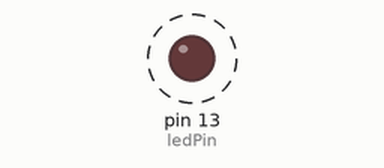
Bench run of a sketch on a simulated Arduino Uno, built with avr-gcc and run on an emulated ATmega328P. Shown: output pins drawn as LEDs (lit = HIGH). Dashed ring = blinking.

Above: at 0.2 s.
Timing chart, 0 to 3.0 s (numbered marks = the images above):
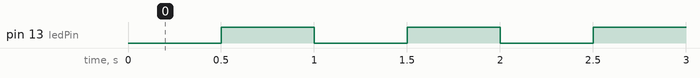

The sketch:

sketch.ino
```cpp
#include <TimerOne.h>

const int ledPin = 13;

void blinkLED() {
  digitalWrite(ledPin, !digitalRead(ledPin));
}

void setup() {
  pinMode(ledPin, OUTPUT);
  Timer1.initialize(500000);      // 0.5 seconds
  Timer1.attachInterrupt(blinkLED);
}

void loop() {
  // Nothing needed
}
```

Measured:
- by itself, pin 13 (ledPin): alternates HIGH for 0.50 s and LOW for 0.50 s
